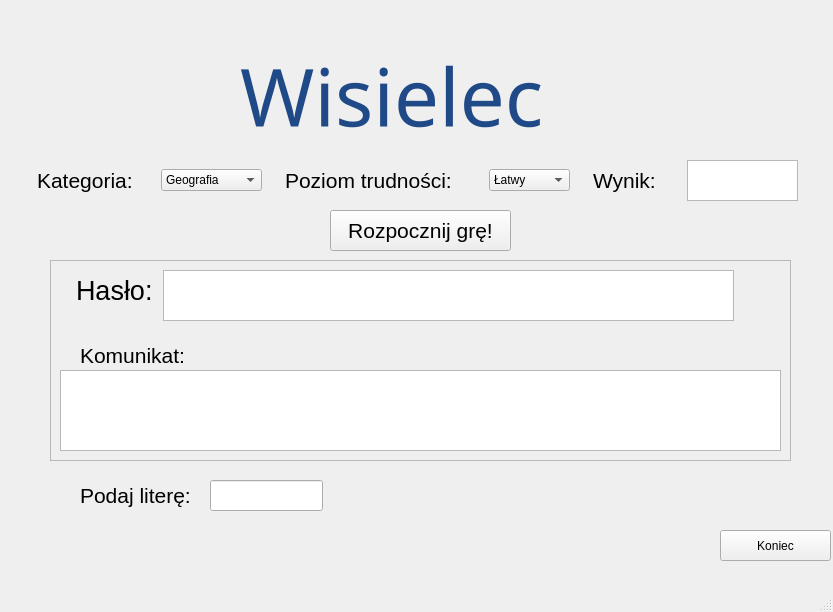
<?xml version="1.0" encoding="UTF-8"?>
<ui version="4.0">
 <class>MainWindow</class>
 <widget class="QMainWindow" name="MainWindow">
  <property name="windowModality">
   <enum>Qt::ApplicationModal</enum>
  </property>
  <property name="geometry">
   <rect>
    <x>0</x>
    <y>0</y>
    <width>833</width>
    <height>612</height>
   </rect>
  </property>
  <property name="windowTitle">
   <string>Wisielec</string>
  </property>
  <property name="windowIcon">
   <iconset>
    <normaloff>../../Pobrane/hangman.png</normaloff>../../Pobrane/hangman.png</iconset>
  </property>
  <widget class="QWidget" name="centralwidget">
   <widget class="QLabel" name="labelwisielec">
    <property name="geometry">
     <rect>
      <x>240</x>
      <y>40</y>
      <width>361</width>
      <height>111</height>
     </rect>
    </property>
    <property name="palette">
     <palette>
      <active>
       <colorrole role="WindowText">
        <brush brushstyle="SolidPattern">
         <color alpha="255">
          <red>32</red>
          <green>74</green>
          <blue>135</blue>
         </color>
        </brush>
       </colorrole>
      </active>
      <inactive>
       <colorrole role="WindowText">
        <brush brushstyle="SolidPattern">
         <color alpha="255">
          <red>32</red>
          <green>74</green>
          <blue>135</blue>
         </color>
        </brush>
       </colorrole>
      </inactive>
      <disabled>
       <colorrole role="WindowText">
        <brush brushstyle="SolidPattern">
         <color alpha="255">
          <red>190</red>
          <green>190</green>
          <blue>190</blue>
         </color>
        </brush>
       </colorrole>
      </disabled>
     </palette>
    </property>
    <property name="font">
     <font>
      <family>Purisa</family>
      <pointsize>60</pointsize>
      <weight>50</weight>
      <bold>false</bold>
     </font>
    </property>
    <property name="styleSheet">
     <string notr="true"/>
    </property>
    <property name="text">
     <string>Wisielec</string>
    </property>
    <property name="textFormat">
     <enum>Qt::PlainText</enum>
    </property>
   </widget>
   <widget class="QPushButton" name="rozpocznij_bnt">
    <property name="geometry">
     <rect>
      <x>330</x>
      <y>210</y>
      <width>181</width>
      <height>41</height>
     </rect>
    </property>
    <property name="font">
     <font>
      <pointsize>16</pointsize>
     </font>
    </property>
    <property name="text">
     <string>Rozpocznij grę!</string>
    </property>
   </widget>
   <widget class="QLabel" name="podaj_btn">
    <property name="geometry">
     <rect>
      <x>80</x>
      <y>480</y>
      <width>121</width>
      <height>31</height>
     </rect>
    </property>
    <property name="font">
     <font>
      <pointsize>16</pointsize>
     </font>
    </property>
    <property name="text">
     <string>Podaj literę:</string>
    </property>
   </widget>
   <widget class="QFrame" name="frame">
    <property name="geometry">
     <rect>
      <x>50</x>
      <y>260</y>
      <width>741</width>
      <height>201</height>
     </rect>
    </property>
    <property name="frameShape">
     <enum>QFrame::StyledPanel</enum>
    </property>
    <property name="frameShadow">
     <enum>QFrame::Raised</enum>
    </property>
    <widget class="QTextEdit" name="hasloedt">
     <property name="geometry">
      <rect>
       <x>113</x>
       <y>10</y>
       <width>571</width>
       <height>51</height>
      </rect>
     </property>
     <property name="font">
      <font>
       <pointsize>18</pointsize>
      </font>
     </property>
     <property name="readOnly">
      <bool>true</bool>
     </property>
    </widget>
    <widget class="QLabel" name="haslolabel">
     <property name="geometry">
      <rect>
       <x>26</x>
       <y>10</y>
       <width>81</width>
       <height>41</height>
      </rect>
     </property>
     <property name="font">
      <font>
       <pointsize>20</pointsize>
      </font>
     </property>
     <property name="text">
      <string>Hasło:</string>
     </property>
    </widget>
    <widget class="QLabel" name="komunikatlabel">
     <property name="geometry">
      <rect>
       <x>30</x>
       <y>80</y>
       <width>121</width>
       <height>31</height>
      </rect>
     </property>
     <property name="font">
      <font>
       <pointsize>16</pointsize>
      </font>
     </property>
     <property name="text">
      <string>Komunikat:</string>
     </property>
    </widget>
    <widget class="QTextEdit" name="komunikatedt">
     <property name="geometry">
      <rect>
       <x>10</x>
       <y>110</y>
       <width>721</width>
       <height>81</height>
      </rect>
     </property>
     <property name="font">
      <font>
       <pointsize>14</pointsize>
      </font>
     </property>
     <property name="readOnly">
      <bool>true</bool>
     </property>
    </widget>
   </widget>
   <widget class="QPushButton" name="koniec_btn">
    <property name="geometry">
     <rect>
      <x>720</x>
      <y>530</y>
      <width>111</width>
      <height>31</height>
     </rect>
    </property>
    <property name="text">
     <string>Koniec</string>
    </property>
   </widget>
   <widget class="QWidget" name="layoutWidget">
    <property name="geometry">
     <rect>
      <x>20</x>
      <y>160</y>
      <width>801</width>
      <height>41</height>
     </rect>
    </property>
    <layout class="QHBoxLayout" name="horizontalLayout">
     <item>
      <widget class="QLabel" name="label_kateg">
       <property name="maximumSize">
        <size>
         <width>101</width>
         <height>16777215</height>
        </size>
       </property>
       <property name="font">
        <font>
         <pointsize>16</pointsize>
        </font>
       </property>
       <property name="text">
        <string>Kategoria:</string>
       </property>
      </widget>
     </item>
     <item>
      <widget class="QComboBox" name="comboBox_kat">
       <property name="maximumSize">
        <size>
         <width>101</width>
         <height>16777215</height>
        </size>
       </property>
       <item>
        <property name="text">
         <string>Geografia</string>
        </property>
       </item>
       <item>
        <property name="text">
         <string>Jedzenie</string>
        </property>
       </item>
       <item>
        <property name="text">
         <string>Kino</string>
        </property>
       </item>
       <item>
        <property name="text">
         <string>Sport</string>
        </property>
       </item>
       <item>
        <property name="text">
         <string>Nauka</string>
        </property>
       </item>
       <item>
        <property name="text">
         <string>Zwierzęta</string>
        </property>
       </item>
      </widget>
     </item>
     <item>
      <widget class="QLabel" name="label_poziom">
       <property name="maximumSize">
        <size>
         <width>181</width>
         <height>16777215</height>
        </size>
       </property>
       <property name="font">
        <font>
         <pointsize>16</pointsize>
        </font>
       </property>
       <property name="text">
        <string>Poziom trudności:</string>
       </property>
      </widget>
     </item>
     <item>
      <widget class="QComboBox" name="comboBox_pt">
       <property name="maximumSize">
        <size>
         <width>81</width>
         <height>16777215</height>
        </size>
       </property>
       <item>
        <property name="text">
         <string>Łatwy</string>
        </property>
       </item>
       <item>
        <property name="text">
         <string>Średni</string>
        </property>
       </item>
       <item>
        <property name="text">
         <string>Trudny</string>
        </property>
       </item>
      </widget>
     </item>
     <item>
      <widget class="QLabel" name="label_wynik">
       <property name="maximumSize">
        <size>
         <width>71</width>
         <height>16777215</height>
        </size>
       </property>
       <property name="font">
        <font>
         <pointsize>16</pointsize>
        </font>
       </property>
       <property name="text">
        <string>Wynik:</string>
       </property>
      </widget>
     </item>
     <item>
      <widget class="QTextEdit" name="wynik_edt">
       <property name="maximumSize">
        <size>
         <width>111</width>
         <height>16777215</height>
        </size>
       </property>
       <property name="font">
        <font>
         <pointsize>14</pointsize>
        </font>
       </property>
       <property name="toolTip">
        <string/>
       </property>
       <property name="readOnly">
        <bool>true</bool>
       </property>
      </widget>
     </item>
    </layout>
   </widget>
   <widget class="QLineEdit" name="podaj_edt">
    <property name="geometry">
     <rect>
      <x>210</x>
      <y>480</y>
      <width>113</width>
      <height>31</height>
     </rect>
    </property>
   </widget>
  </widget>
  <widget class="QMenuBar" name="menubar">
   <property name="geometry">
    <rect>
     <x>0</x>
     <y>0</y>
     <width>833</width>
     <height>22</height>
    </rect>
   </property>
  </widget>
  <widget class="QStatusBar" name="statusbar"/>
  <action name="actionZapisz_gr">
   <property name="text">
    <string>Zapisz grę</string>
   </property>
  </action>
  <action name="actionWczytaj_gr">
   <property name="text">
    <string>Wczytaj grę</string>
   </property>
  </action>
  <action name="actionStatystyki">
   <property name="text">
    <string>Statystyki</string>
   </property>
  </action>
 </widget>
 <resources/>
 <connections/>
</ui>
